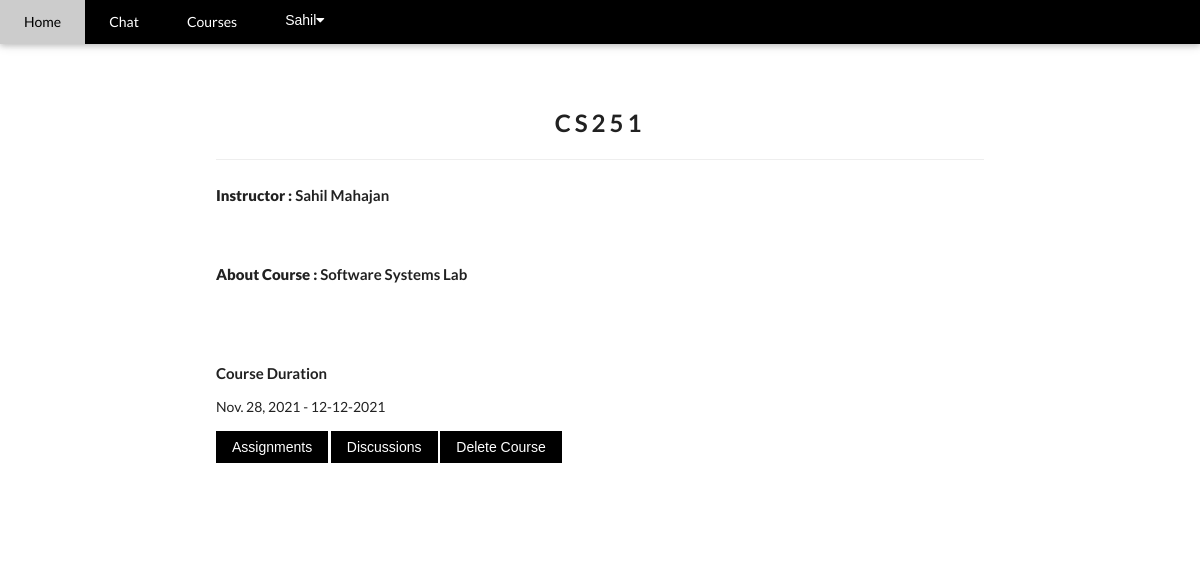
Screenshot of /3/course-view/ (signed in) with the database file from the repository.
### authentication/models.py (models this page shows, shortened)
class User(AbstractUser):
    username = None
    role = models.CharField(max_length=12, error_messages={
        'required': "Role must be provided"
    })
    email = models.EmailField(unique=True, blank=False,
                              error_messages={
                                  'unique': "A user with that email already exists.",
                              })
    USERNAME_FIELD = "email"
    REQUIRED_FIELDS = []
    objects = UserManager()

### core/models.py (models this page shows, shortened)
class Course(models.Model):
    user = models.ForeignKey(User, on_delete=models.CASCADE)
    course_name = models.CharField(max_length=100)
    teacher_name = models.CharField(max_length=50)
    teacher_details = models.TextField()
    student_code = models.CharField(max_length=6)
    ta_code =models.CharField(max_length=6)
    created_at = models.DateField(default=timezone.now)
    end_date = models.CharField(max_length=20)

### core/views.py (the view, shortened to what this page needs)
# urls.py: path('<int:id>/course-view/', course_single, name='course-view'),
def course_single(request, id):
    course = get_object_or_404(Course, id=id)
    id=id
    is_registered = 0
    submitted = []
    total = []
    complete = 0
    for user in course.student_set.all():
        if(request.user.email == user.user.email):
            is_registered = 1
    return render(request, "core/instructor/view_course.html", {
        'course': course ,
        'is_registered': is_registered,
        'complete' : complete
        })

### templates/core/instructor/view_course.html (shortened to what this page needs)
{% extends 'base.html' %}
{% load static %}
{% block content %}
<div class="w3-container w3-content w3-padding-64" style="max-width:800px" id="contact">
 <h2 class="w3-wide w3-center">{{ course.course_name }}</h2>
                <hr/>
                <h4> <strong>Instructor :</strong> {{ course.teacher_name }} </h4>
                        <br/>
                <h4> <strong>About Course :</strong> {{ course.teacher_details }}</h4>
                        <br/>
                        <br/>
                <p>  <h4>Course Duration </h4>{{ course.created_at }} - {{ course.end_date }} </p>
                {% if request.user.is_authenticated and request.user.role == 'instructor' %}
                <a href="{% url 'core:assignment-list' course.id %}"><button class="w3-button w3-black w3-margin-bottom" onclick="document.getElementById('ticketModal').style.display='block'">Assignments</button></a>
                <a href="{% url 'core:discussion-list' course.id %}"><button class="w3-button w3-black w3-margin-bottom" onclick="document.getElementById('ticketModal').style.display='block'">Discussions</button></a>
                <a href="{% url 'core:delete-course' course.id %}"><button class="w3-button w3-black w3-margin-bottom" onclick="document.getElementById('ticketModal').style.display='block'">Delete Course</button></a>
                {% endif %}
        </div>
{% endblock %}

### templates/nav.html (shortened to what this page needs)
<div class="w3-top">
    <div class="w3-bar w3-black w3-card">
    <a href="/" class="w3-bar-item w3-button w3-padding-large">Home</a>
    {% if request.user.is_authenticated and request.user.role == 'instructor' %}
    <a href="{% url 'chat:chats' %}" class="w3-bar-item w3-button w3-padding-large">Chat</a>
    <a href="{% url 'core:course' %}" class="w3-bar-item w3-button w3-padding-large">Courses</a>
    <div class="w3-dropdown-hover w3-hide-small">
    <button class="w3-padding-large w3-button" title="More">{{ request.user.first_name }}<i class="fa fa-caret-down"></i></button>
                    {% endif %}
    </div>
    </div>

### static/css/ournewstyles.css (style rules this page uses)
html { box-sizing:border-box }
*,*:before,*:after { box-sizing:inherit }
html { -ms-text-size-adjust:100%;-webkit-text-size-adjust:100% }
body { margin:0 }
a { background-color:transparent }
b,strong { font-weight:bolder }
hr { box-sizing:content-box;height:0;overflow:visible }
button,input,select,textarea,optgroup { font:inherit;margin:0 }
button,input { overflow:visible }
button,select { text-transform:none }
button,[type=button],[type=reset],[type=submit] { -webkit-appearance:button }
html,body { font-family:Verdana,sans-serif;font-size:15px;line-height:1.5;overflow-y:scroll }
h2 { font-size:30px }
h4 { font-size:20px }
h1,h2,h3,h4,h5,h6 { font-family:"Segoe UI",Arial,sans-serif;font-weight:400;margin:10px 0 }
.w3-wide { letter-spacing:4px }
hr { border:0;border-top:1px solid #eee;margin:20px 0 }
a { color:inherit }
.w3-btn,.w3-button { border:none;display:inline-block;padding:8px 16px;vertical-align:middle;text-decoration:none;color:inherit;background-color:inherit;text-align:center;cursor:pointer;white-space:nowrap }
.w3-btn,.w3-button { -webkit-touch-callout:none;-webkit-user-select:none;-khtml-user-select:none;-moz-user-select:none;-ms-user-select:none;user-select:none }
.w3-dropdown-click,.w3-dropdown-hover { position:relative;display:inline-block;cursor:pointer }
.w3-bar { width:100% }
.w3-bar .w3-bar-item { padding:8px 16px;float:left;width:auto;border:none;display:block;outline:0 }
.w3-bar .w3-dropdown-hover,.w3-bar .w3-dropdown-click { position:static;float:left }
.w3-bar .w3-button { white-space:normal }
.w3-container:after,.w3-container:before,.w3-panel:after,.w3-panel:before,.w3-row:after,.w3-row:before,.w3-row-padding:after,.w3-row-padding:before, .w3-cell-row:before,.w3-cell-row:after,.w3-clear:after,.w3-clear:before,.w3-bar:before,.w3-bar:after { content:"";display:table;clear:both }
.w3-content,.w3-auto { margin-left:auto;margin-right:auto }
.w3-content { max-width:980px }
.w3-top,.w3-bottom { position:absolute;width:100%;z-index:1 }
.w3-top { top:0 }
.w3-container,.w3-panel { padding:0.01em 16px }
.w3-card,.w3-card-2 { box-shadow:0 2px 5px 0 rgba(0,0,0,0.16),0 2px 10px 0 rgba(0,0,0,0.12) }
.w3-center { text-align:center!important }
.w3-margin-bottom { margin-bottom:16px!important }
.w3-padding-large { padding:12px 24px!important }
.w3-padding-64 { padding-top:64px!important;padding-bottom:64px!important }
.w3-black,.w3-hover-black:hover { color:#fff!important;background-color:#000!important }

### templates/base.html (style rules this page uses)
body { font-family: "Lato", sans-serif }

### rows the page displays
User: user.first_name "Sahil"
Course: course_name "CS251", teacher_name "Sahil Mahajan", teacher_details "Software Systems Lab", created_at "Nov. 28, 2021", end_date "12-12-2021"
